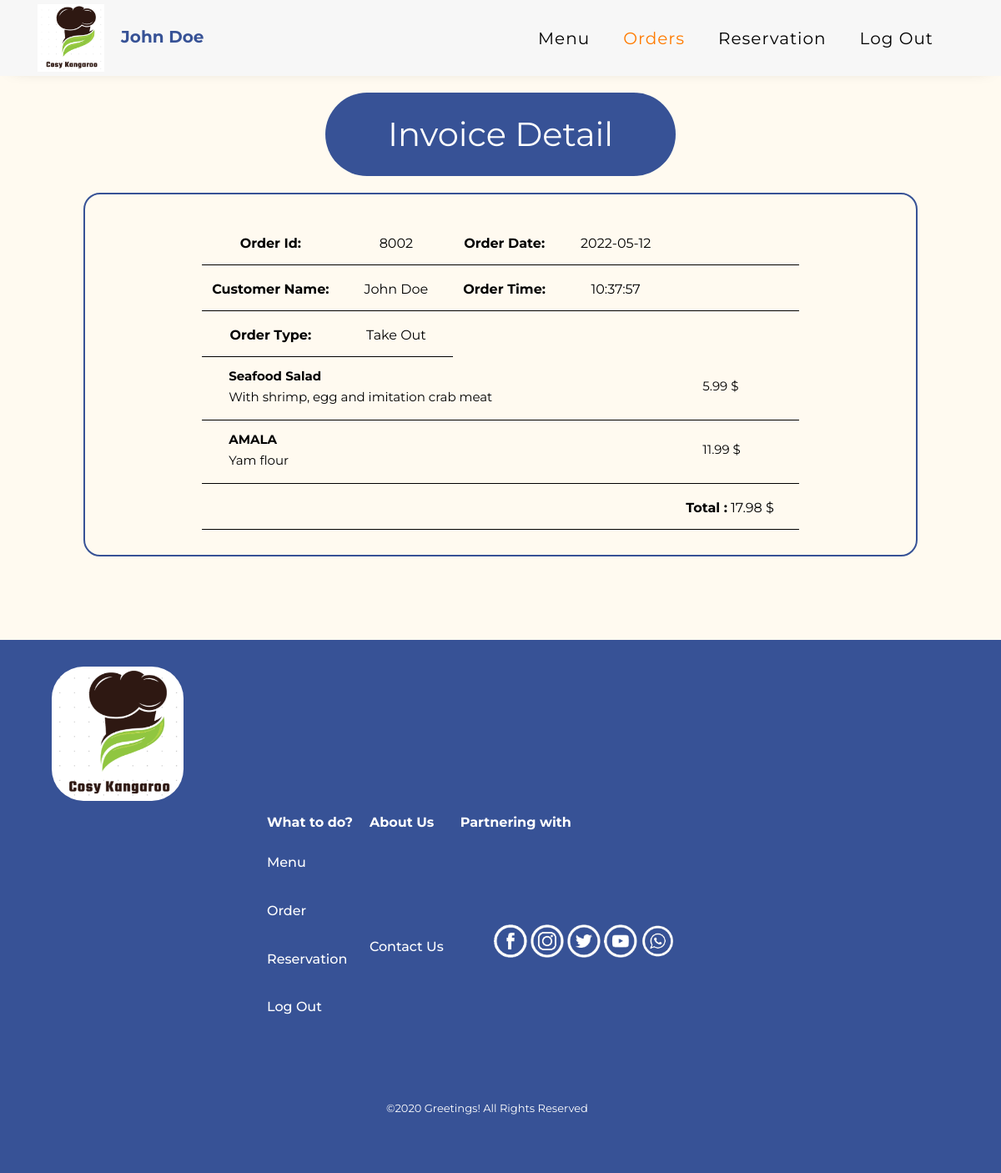
Screenshot of /invoicedetailpage.php?orderId=8002 (signed in) with the database file from the repository.
### tables this page shows
CREATE TABLE IF NOT EXISTS `order`(
    order_id INT UNSIGNED AUTO_INCREMENT PRIMARY KEY NOT NULL,
    table_id INT UNSIGNED NULL,
    type VARCHAR(20) NOT NULL,
    date DATE NOT NULL,
    time TIME NOT NULL,
    items VARCHAR(100) NOT NULL,
    customer_id INT UNSIGNED NOT NULL,
    FOREIGN KEY(table_id) REFERENCES `table`(table_num),
    FOREIGN KEY(customer_id) REFERENCES `customer`(cust_id)
);

CREATE TABLE IF NOT EXISTS `menu_item`(
    item_id INT UNSIGNED AUTO_INCREMENT PRIMARY KEY NOT NULL,
    item_name VARCHAR(50) NOT NULL,
    item_desc VARCHAR(100) NOT NULL,
    item_price DECIMAL(6,2) NOT NULL,
    item_cost DECIMAL(6,2) NOT NULL,
    item_time DECIMAL(6,2) NOT NULL
);

### classes/customer.php (called while the page is built, shortened)
<?php
include "classes/database.php";
include "classes/order.php";
class Customer
{
    public $name;
    function getName()
    {
        return $this->name;
    }
}

### classes/database.php (called while the page is built, shortened)
<?php
class Database
{
    private $servername;
    private $username;
    private $password;
    private $dbname;
    private $conn;
    function __construct()
    {
        $this->servername = "localhost";
        $this->username = "root";
        $this->password = "";
        $this->dbname = "cosykangaroo";
    }
    function createConnection()
    {
        $this->conn = @mysqli_connect($this->servername, $this->username, $this->password, $this->dbname);
    }
    function getConnection()
    {
        return $this->conn;
    }
}

### classes/order.php (called while the page is built, shortened)
<?php
class Order
{
    public $type;
    public $date;
    public $time;
    public $id;
    function __construct($id, $tableId, $type, $date, $time, $custId)
    {
        $this->type = $type;
        $this->date = $date;
        $this->time = $time;
        $this->id = $id;
    }
    function getId()
    {
        return $this->id;
    }
    function getType()
    {
        return $this->type;
    }
    function getDate()
    {
        return $this->date;
    }
    function getTime()
    {
        return $this->time;
    }
    function CalculateTotalPrice($orderedItems)
    {
        $total = 0;
        foreach ($orderedItems as $key => $value) {
            $total += ($value->getPrice());
        }
        return $total;
    }
}

### classes/menuItem.php (called while the page is built, shortened)
<?php
class MenuItem
{
    private $name;
    private $description;
    private $price;
    function __construct($id, $name, $description, $price, $cost, $time)
    {
        $this->name = $name;
        $this->description = $description;
        $this->price = $price;
    }
    function getName()
    {
        return $this->name;
    }
    function getDescription()
    {
        return $this->description;
    }
    function getPrice()
    {
        return $this->price;
    }
}

### invoicedetailpage.php (the view, shortened to what this page needs)
<?php
include "classes/customer.php";
include "classes/menuItem.php";
if (!isset($_SESSION['profile'])) {
    header("Location: index.php");
} else {
    $profile = unserialize($_SESSION['profile']);
}
?>
<?php
if (!isset($_GET['orderId'])) {
    header("Location: orderpage.php");
} else {
    $orderId = $_GET['orderId'];
}
$db = new Database();
$db->createConnection();
$sql = "SELECT * FROM `order` WHERE order_id = ?";
$prepared_stmt = @mysqli_prepare($db->getConnection(), $sql);
@mysqli_stmt_bind_param($prepared_stmt, 's', $orderId);
mysqli_stmt_execute($prepared_stmt);
$queryResult =  mysqli_stmt_get_result($prepared_stmt)
    or die("<p>Unable to select from database table</p>");
$row = mysqli_fetch_row($queryResult);
while ($row) {
    $order = new Order($row[0], $row[1], $row[2], $row[3], $row[4], $row[6]);
    $order->setItems(explode(",", $row[5]));
    $row = mysqli_fetch_row($queryResult);
}
?>
<?php
$orderedItems = array();
$db = new Database();
$db->createConnection();
$sql = "SELECT * FROM menu_item";
$prepared_stmt = mysqli_prepare($db->getConnection(), $sql);
mysqli_stmt_execute($prepared_stmt);
$queryResult =  mysqli_stmt_get_result($prepared_stmt)
    or die("<p>Unable to select from database table</p>");
$row = mysqli_fetch_row($queryResult);
$item_count = 0;
while ($row) {
    for ($i = 0; $i < count($order->getItems()); $i++) {
        if ($order->getItems()[$i] == $row[0]) {
            $orderedItems[$item_count] = new MenuItem($row[0], $row[1], $row[2], $row[3], $row[4], $row[5]);
            $item_count += 1;
        }
    }
    $row = mysqli_fetch_row($queryResult);
}
?>
<!DOCTYPE html>
<html lang="en">
<head>
    <link rel="stylesheet" href="https://stackpath.bootstrapcdn.com/font-awesome/4.7.0/css/font-awesome.min.css">
    <link rel="stylesheet" href="css/style.css">
    <link rel="stylesheet" type="text/css" href="style/style.css">
</head>
<body>
    <nav class="navbar navbar-expand-lg ftco_navbar ftco-navbar-light" id="ftco-navbar">
        <div class="container">
            <a class="navbar-brand"><img src='images/companylogo.png' alt='icon'><span class="company-name"><?php echo $profile->getName() ?></span></a>
            <div class="collapse navbar-collapse" id="ftco-nav">
                <ul class="navbar-nav ml-auto mr-md-3">
                    <li class="nav-item"><a href="menupage.php" class="nav-link">Menu</a></li>
                    <li class="nav-item active"><a href="orderpage.php" class="nav-link">Orders</a></li>
                    <li class="nav-item"><a href="reservationpage.php" class="nav-link">Reservation</a></li>
                    <li class="nav-item"><a href="logout.php" class="nav-link">Log Out</a></li>
                </ul>
            </div>
        </div>
    </nav>
    <h1>Invoice Detail</h1>
    <div class="friendlist-container">
        <table id="menu">
            <thead>
                <tr>
                    <td><strong>Order Id:</strong> </td>
                    <td><?php echo $order->getId() ?></td>
                    <td><strong>Order Date:</strong> </td>
                    <td><?php echo $order->getDate() ?></td>
                    <td></td>
                    <td></td>
                </tr>
                <tr>
                    <td><strong>Customer Name:</strong> </td>
                    <td><?php echo $profile->getName() ?></td>
                    <td><strong>Order Time:</strong> </td>
                    <td><?php echo $order->getTime() ?></td>
                    <td></td>
                    <td></td>
                </tr>
                <tr>
                    <td><strong>Order Type:</strong> </td>
                    <td><?php echo $order->getType() ?></td>
                </tr>
            </thead>
            <tbody>
                <?php
                foreach ($orderedItems as $key => $value) {
                    echo "<tr>
                <td colspan='4'>
                    <p><strong>" . $value->getName() . "</strong></p>
                    <p>" . $value->getDescription() . "</p>
                </td>
                <td colspan='2'>
                    <p>" . $value->getPrice() . " $</p>
                </td>
            </tr>";
                }
                ?>
                <tr>
                    <td></td>
                    <td></td>
                    <td></td>
                    <td></td>
                    <td colspan="2">
                        <strong>Total :</strong>
                        <?php
                        echo $order->CalculateTotalPrice($orderedItems)
                        ?>
                        $
                    </td>
                </tr>
            </tbody>
        </table>
    </div>
    <?php include "footer_login.php" ?>
</body>
</html>

### style/style.css (style rules this page uses)
body { background-color: #fffaf0; }
li, a, button { font-family: "Montserrat", sans-serif; font-weight: 500; font-size: 16px; color: #375296; text-decoration: none; }
.navbar { border-radius: 0; padding: 0 30px; background-color: rgb(247, 247, 247); }
.navbar .company-name { text-transform: capitalize; margin-left: 20px; color: #375296 !important; }
.navbar .nav-item a { text-transform: capitalize !important; color: #000 !important; font-size: 20px !important; }
.navbar .nav-item.active a { color: #ff7b00 !important; }
.navbar img { width: 80px; }
body h1, p, td, h2 { font-family: "Montserrat", sans-serif; }
body h1 { padding: 20px 40px; background-color: #375296; color: white; width: 35%; min-width: 300px; border: none; border-radius: 50px; justify-content: center; margin: 20px auto; text-align: center; }
body p { color: black; padding: 20px 20px; margin-left: 100px; margin-bottom: 10px; width: 60%; line-height: 35px; font-size: 20px; text-align: left; }
.friendlist-container { border: 2px solid #375296; border-radius: 20px !important; width: 70%; min-width: 1000px; margin: 0 auto 100px auto; }
#menu { margin: 30px auto; }
#menu td { border-bottom: 1px solid black; padding: 15px 30px 10px 12px; text-align: center; vertical-align: middle; }
#menu td p { width: 100%; color: black; padding: 0px 20px; margin-left: 0px; width: 100%; line-height: 15px; font-size: 15px; text-align: left; }
table td { color: black; padding: 20px 0; margin: 0 auto; text-align: left; }

### rows the page displays
order: order_id "8002", date "2022-05-12", time "10:37:57", type "Take Out"
menu_item: item_name "Seafood Salad", item_desc "With shrimp, egg and imitation crab meat", item_price "5.99"
menu_item: item_name "AMALA", item_desc "Yam flour", item_price "11.99"

### other values shown
$profile->getName() "John Doe"
$order->CalculateTotalPrice($orderedItems) "17.98"
